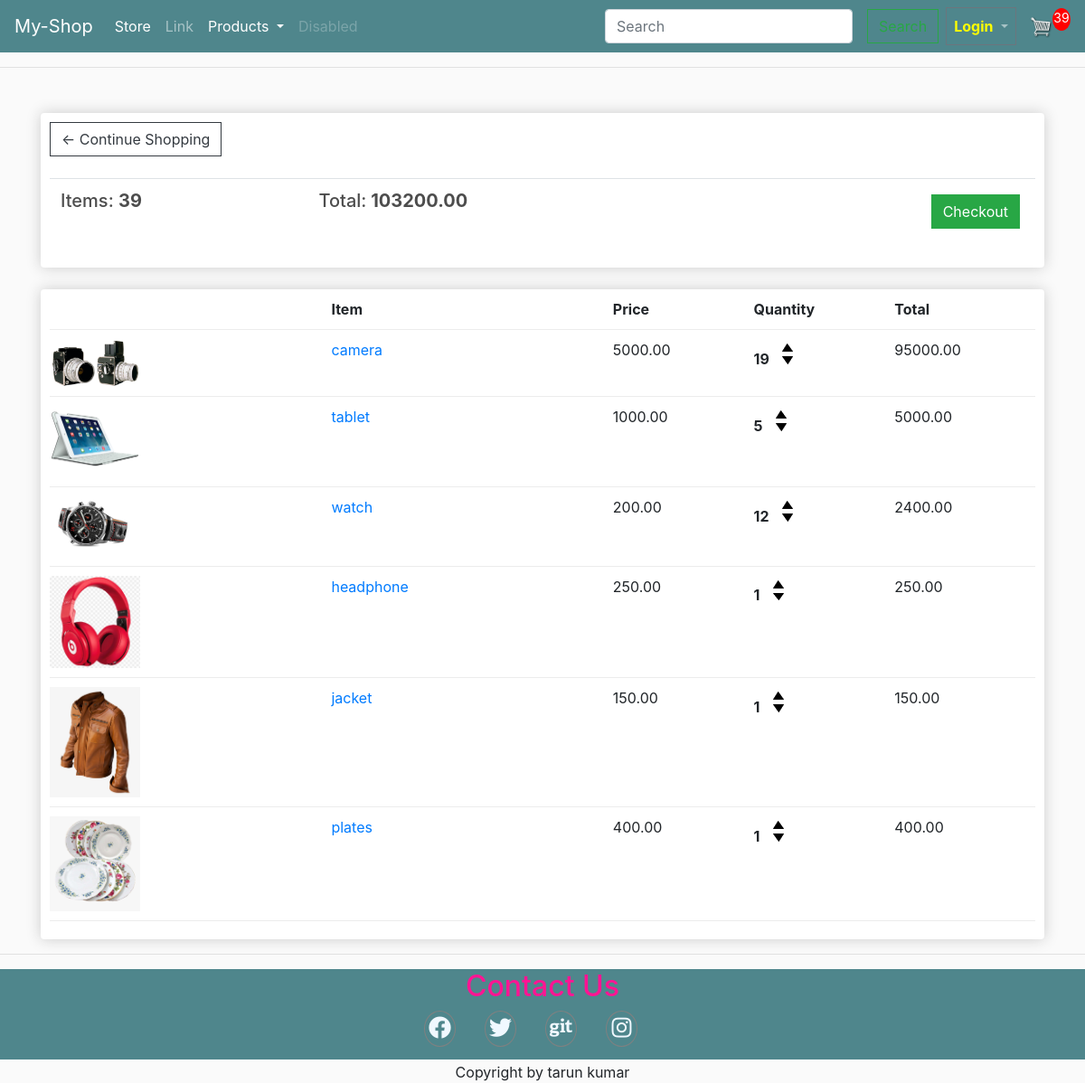
/cart/ (signed in), run on an earlier commit of the app's database.
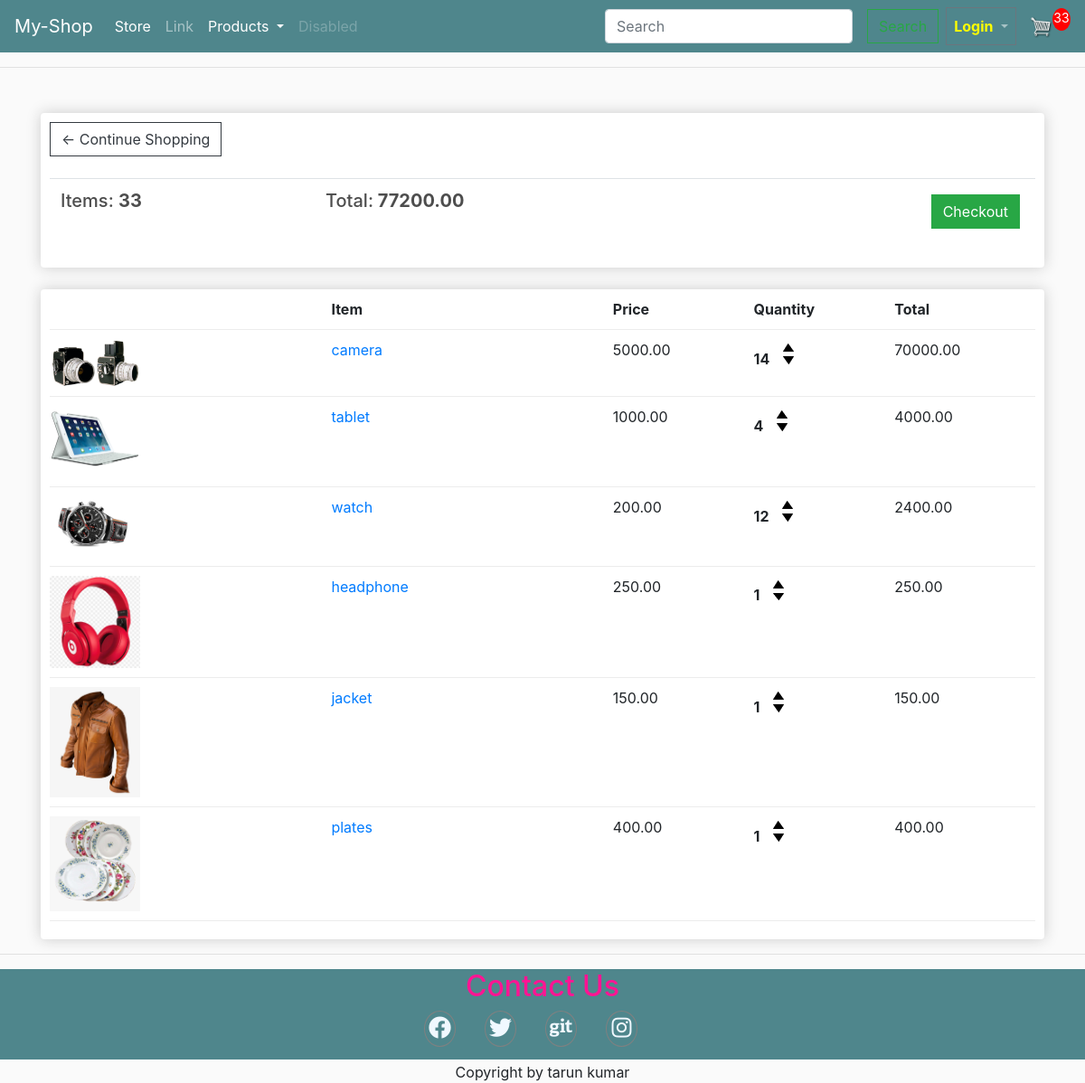
And on a later commit of the database.
### store/models.py (models this page shows, shortened)
class Order(models.Model):
    customer = models.ForeignKey(Customer, on_delete=models.SET_NULL, blank=True,null=True)
    date_order = models.DateTimeField( auto_now_add=True)
    complete =  models.BooleanField(default=False,null=True,blank=False)
    transaction_id = models.CharField( max_length=200,null=True)
    @property
    def get_cart_total(self):
        orderitems = self.orderitem_set.all()
        total = sum([item.get_total for item in orderitems])
        return total
    @property
    def get_cart_items(self):
        orderitems = self.orderitem_set.all()
        total = sum([item.quantity for item in orderitems])
        return total

class OrderItem(models.Model):
    product = models.ForeignKey(Product, on_delete=models.SET_NULL, blank=True,null=True)
    order = models.ForeignKey(Order, on_delete=models.SET_NULL, blank=True,null=True)
    quantity = models.IntegerField(default=0, null=True,blank=True)
    date_added = models.DateTimeField(auto_now_add=True)
    @property
    def get_total(self):
        total = self.product.price * self.quantity
        return total

class Product(models.Model):
    name = models.CharField(null=True, max_length=50)
    modeltype = models.CharField(null=True, max_length=50)
    price = models.DecimalField( max_digits=7, decimal_places=2)
    productDetail = models.TextField(null=True,blank=True)
    degital = models.BooleanField(default=False,null=True,blank=False)
    image = models.ImageField(null=True,blank=True)
    @property
    def imageURL(self):
        try:
            url = self.image.url
        except:
            url = ''
        return url

### store/views.py (the view)
# urls.py: path('cart/', views.cart, name="cart"),
def cart(request):
	if request.user.is_authenticated:
		customer = request.user.customer
		order,created = Order.objects.get_or_create(customer=customer,complete=False)
		items = order.orderitem_set.all()
		cartItems = order.get_cart_items
	else:
		items = []
		order = {'get_cart_total':0, 'get_cart_item':0,'shipping':False}
		cartItems = order.get_cart_items
		return redirect('login_attampt')
	context = {'items':items,'order':order,'cartItems':cartItems}
	return render(request, 'store/cart.html', context)

### store/templates/store/cart.html (shortened to what this page needs)
{% extends 'store/main.html' %}
{% load static %}
{% block content %}
</head>
<body>
	<div class="row">
		<div class="col-lg-12">
			<div class="box-element">
				<a  class="btn btn-outline-dark" href="{% url 'store' %}">&#x2190; Continue Shopping</a>
				<br>
				<br>
				<table class="table">
					<tr>
						<th><h5>Items: <strong>{{order.get_cart_items}}</strong></h5></th>
						<th><h5>Total:<strong> {{order.get_cart_total}}</strong></h5></th>
						<th>
							<a  style="float:right; margin:5px;" class="btn btn-success" href="{% url 'checkout' %}">Checkout</a>
						</th>
					</tr>
				</table>
			</div>
			<br>
			<div class="box-element">
				<div class="cart-row">
					<div style="flex:2"></div>
					<div style="flex:2"><strong>Item</strong></div>
					<div style="flex:1"><strong>Price</strong></div>
					<div style="flex:1"><strong>Quantity</strong></div>
					<div style="flex:1"><strong>Total</strong></div>
				</div>
				{% for item in items %}
				<div class="cart-row">
					<div style="flex:2"><img class="row-image" src="{{item.product.imageURL}}"></div>
					<div style="flex:2"><a class="" href="{% url 'product_detail' item.product.name %}">{{item.product.name}}</a></div>
					<div style="flex:1"><p>{{item.product.price|floatformat:2}}</p></div>
					<div style="flex:1">
						<p class="quantity">{{item.quantity}}</p>
						<div class="quantity">
							<img data-product="{{item.product.id}}"data-action="add" class="chg-quantity update-cart add" src="{% static  'images/arrow-up.png' %}">
							<img data-product="{{item.product.id}}"data-action="remove" class="chg-quantity update-cart remove" src="{% static  'images/arrow-down.png' %}">
						</div>
					</div>
					<div style="flex:1"><p>{{item.get_total}}</p></div>
				</div>
				{% endfor %}
			</div>
		</div>
	</div>
{% endblock content %}

What changed in the data, as far as the page shows it:
changed through a linked row, Order: get_cart_items "39" → "33"; get_cart_total "103200.00" → "77200.00"
changed OrderItem "camera": quantity "19" → "14"; get_total "95000.00" → "70000.00"
changed OrderItem "tablet": quantity "5" → "4"; get_total "5000.00" → "4000.00"
Also different on the page:
{{ cartItems }}: "39" → "33"
